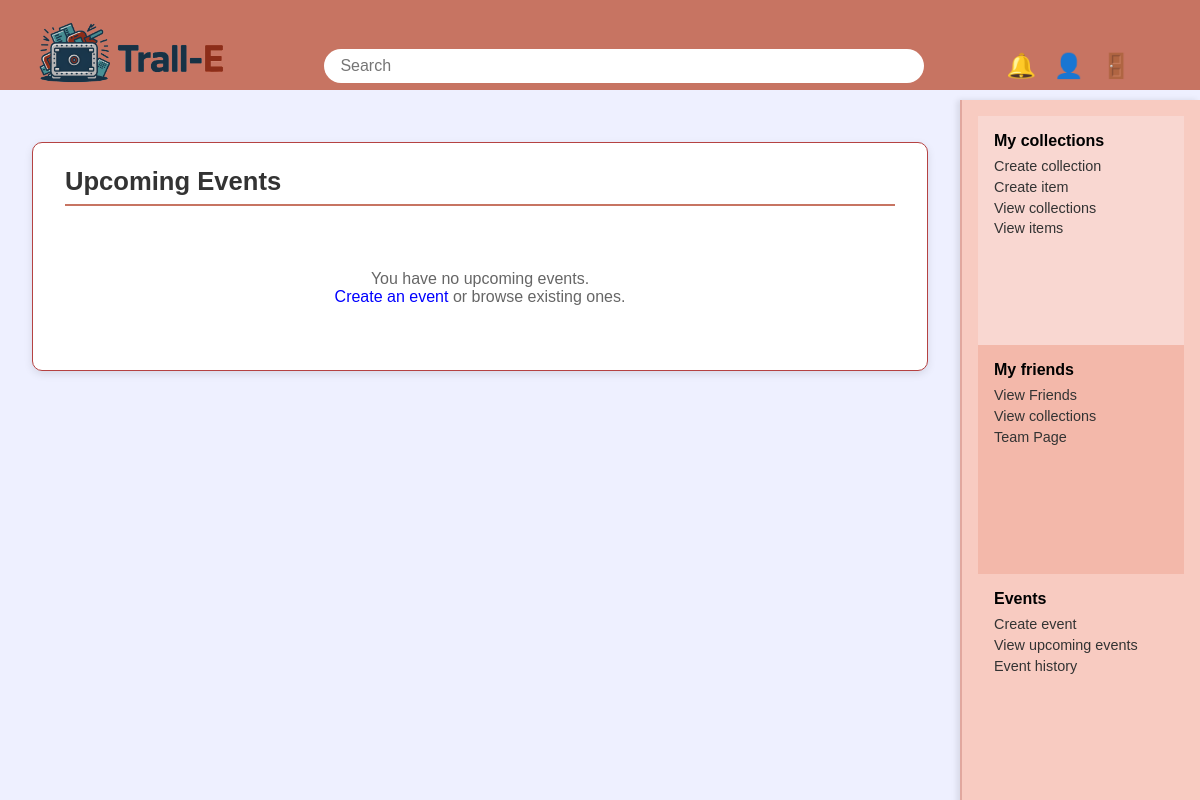
Before: /public_html/upcomingevents.php with the older database file.
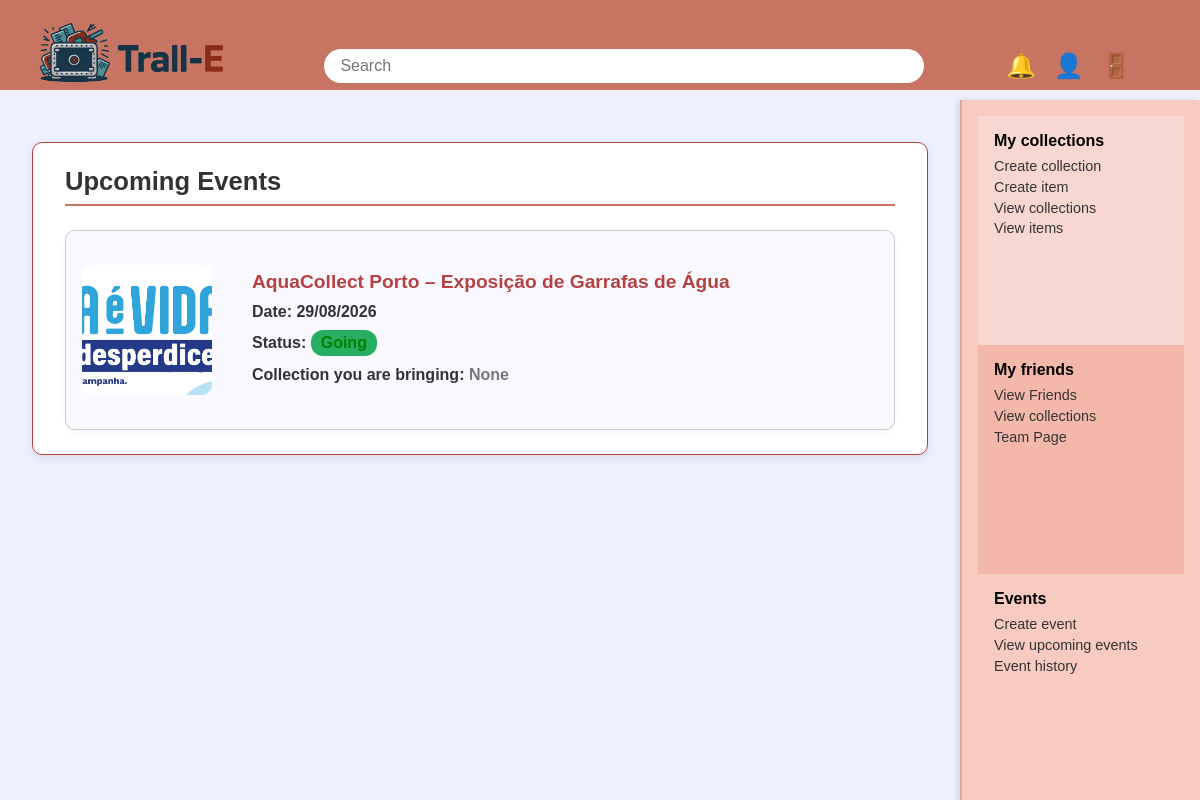
After: the same page with the newer database file.
### tables this page shows
CREATE TABLE `event` (
  `event_id` int(11) NOT NULL,
  `user_id` int(11) NOT NULL,
  `image_id` int(11) DEFAULT 13,
  `name` varchar(100) NOT NULL,
  `date` date DEFAULT NULL,
  `theme` varchar(100) DEFAULT NULL,
  `place` varchar(120) DEFAULT NULL,
  `description` text DEFAULT NULL,
  `teaser_url` text DEFAULT NULL
);

CREATE TABLE `image` (
  `image_id` int(11) NOT NULL,
  `url` varchar(255) NOT NULL
);

### public_html/upcomingevents.php (the view, shortened to what this page needs)
<?php
$host = "localhost";
$user = "root";
$pass = "";
$dbname = "sie";
$conn = new mysqli($host, $user, $pass, $dbname);
if (isset($_SESSION['user_id'])) {
    $user_id = $_SESSION['user_id'];
} else {
    $user_id = 1;
}
$sql = "SELECT
            e.event_id,
            e.name AS event_name,
            e.date,
            i.url AS event_image,
            c.collection_id,
            c.name AS collection_name,
            CASE
                WHEN e.user_id = ? THEN 'organizer'
                ELSE 'participant'
            END AS role
        FROM event e
        LEFT JOIN attends a
            ON a.event_id = e.event_id
           AND a.user_id = ?
        LEFT JOIN collection c
            ON a.collection_id = c.collection_id
        LEFT JOIN image i
            ON e.image_id = i.image_id
        WHERE
              (e.user_id = ? OR a.user_id IS NOT NULL)
          AND e.date >= CURDATE()
        GROUP BY e.event_id
        ORDER BY e.date ASC";
$stmt = $conn->prepare($sql);
$stmt->bind_param("iii", $user_id, $user_id, $user_id);
$stmt->execute();
$result = $stmt->get_result();
?>
<!DOCTYPE html>
<html lang="en">
<head>
  <link rel="stylesheet" href="upcomingevents.css" />
</head>
<body>
  <header>
    <a href="homepage.php" class="logo">
      <img src="images/TrallE_2.png" alt="logo" />
    </a>
    <div class="search-bar">
      <input type="text" placeholder="Search" />
    </div>
    <div class="icons">
      <button class="icon-btn" aria-label="Notificações" id="notification-btn">🔔</button>
      <a href="userpage.php" class="icon-btn" aria-label="Perfil">👤</a>
      <button class="icon-btn" id="logout-btn" aria-label="Logout">🚪</button>
    </div>
  </header>
  <div class="main">
    <div class="content">
      <section class="event-history-section">
        <h2 class="page-title">Upcoming Events</h2>
        <div class="event-list">
          <?php if ($result->num_rows > 0): ?>
            <?php while ($row = $result->fetch_assoc()): ?>
                <?php
                    $dateFormatted = date("d/m/Y", strtotime($row['date']));
                    $bgImage = !empty($row['event_image']) ? $row['event_image'] : 'images/default_event.png';
                ?>
                <div class="event-card">
                    <div class="event-image" style="background-image: url('<?php echo htmlspecialchars($bgImage); ?>');"></div>
                    <div class="event-info">
                        <h3>
                            <a href="eventpage.php?id=<?php echo $row['event_id']; ?>">
                                <strong><?php echo htmlspecialchars($row['event_name']); ?></strong>
                            </a>
                        </h3>
                        <p><strong>Date:</strong> <?php echo $dateFormatted; ?></p>
                        <p class="rating">
                            <strong>Status:</strong>
                            <span class="status-text">Going</span>
                        </p>
                        <p><strong>Collection you are bringing:</strong>
                            <?php if (!empty($row['collection_name'])): ?>
                                <a href="collectionpage.php?id=<?php echo $row['collection_id']; ?>">
                                    <?php echo htmlspecialchars($row['collection_name']); ?>
                                </a>
                            <?php else: ?>
                                <a href="#" style="color:#777; pointer-events:none;">None</a>
                            <?php endif; ?>
                        </p>
                    </div>
                </div>
            <?php endwhile; ?>
          <?php else: ?>
            <div class="empty-state">
                <p>You have no upcoming events.</p>
                <p><a href="createevent.php" style="color:blue;">Create an event</a> or browse existing ones.</p>
            </div>
          <?php endif; ?>
        </div>
      </section>
    </div>
    <aside class="sidebar">
      <div class="sidebar-section collections-section">
        <h3>My collections</h3>
        <p><a href="collectioncreation.php">Create collection</a></p>
        <p><a href="itemcreation.php">Create item</a></p>
        <p><a href="mycollectionspage.php">View collections</a></p>
        <p><a href="myitems.php">View items</a></p>
      </div>
      <div class="sidebar-section friends-section">
        <h3>My friends</h3>
        <p><a href="userfriendspage.php"> View Friends</a></p>
        <p><a href="allfriendscollectionspage.php">View collections</a></p>
        <p><a href="teampage.php">Team Page</a></p>
      </div>
      <div class="sidebar-section events-section">
        <h3>Events</h3>
        <p><a href="createevent.php">Create event</a></p>
        <p><a href="upcomingevents.php">View upcoming events</a></p>
        <p><a href="eventhistory.php">Event history</a></p>
      </div>
    </aside>
  </div>
</body>
</html>

Changed rows visible on the page:
added event: image.url (picture), name "AquaCollect Porto – Exposição de Garrafas de Água", date "29/08/2026"
Other visible differences:
text no longer shown: "You have no upcoming events. Create an event or browse existing ones."
